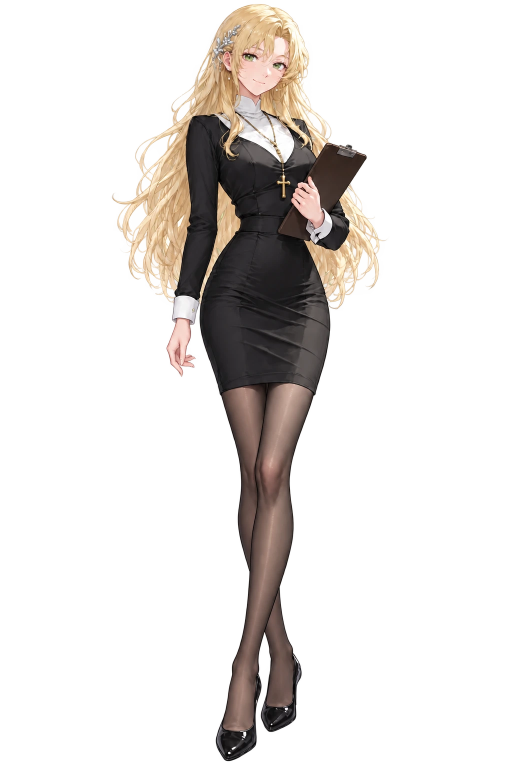
#> input picture resources/si/renna_newhair/renna_si_front.webp, 1024 x 1536 px (shown at 1/2 size)
$ python blink_patch.py ../resources/si/renna_newhair/renna_si_front.webp --out out.png
#> lines starting #> are read from the running program, lines starting #| are printed output that depends on the picture
#!/usr/bin/env python3
"""立繪眨眼補丁（原型）—— 從**原圖自己的睜眼像素**推出「半閉」「全閉」兩格。

不生成任何新像素：上眼瞼那條線（含睫毛）整條剪下來往下搬，蓋過的地方用
上下兩側的膚色逐欄內插填掉。所以線的粗細、顏色、眼尾翹角都是原圖的。

頭髮保護：垂在眼睛前面的髮絲在畫裡本來就在最上層 —— 先挑出來（髮色＋跟眼框外的
頭髮連在一起），填膚色時當成未知區，最後用**原圖**的頭髮蓋回去，所以眨眼時髮絲不會糊。

用法：
  python3 tools/blink_patch.py resources/si/renna_si_front.webp --out <目錄>
    先在 .venv-face 跑 tools/face_parse.py <圖名>（臉部分割），這支會自動讀
    tools/_blink_seg/<圖名>/classes_s1.6.png：眼框自動找、膚色取臉類、模型判成頭髮的
    自動當保留框。沒有分割圖時要手給 --eye（舊作法，--no-seg 可強制走舊作法對照）：
  python3 tools/blink_patch.py resources/si/renna_si_front.webp \
      --eye 480,100,522,126 --eye 540,118,578,144 --out <目錄>

輸出（<目錄>/<圖名>/）：
  half.png / closed.png    補丁（RGBA，只有改到的那一塊；座標在 blink.json）
  blink.json               {"w","h","half":{x,y,w,h,src},"closed":{...}}
  sheet.png                睜／半／閉 三格放大對照（驗收用）
  blink.gif                睜→半→閉→半→睜 的實際節奏（原寸＋放大）
"""
import argparse, json, os
import numpy as np
from PIL import Image, ImageDraw, ImageFilter

HALF_S, CLOSED_S = 0.45, 0.92     # 眼瞼線移到（眼高−睫毛厚）的幾成


def lum(a):
    return 0.299 * a[..., 0] + 0.587 * a[..., 1] + 0.114 * a[..., 2]


# [6 lines left out: function smooth, not called in this run]


# ── 臉部分割（tools/face_parse.py 的輸出）────────────────────────────
# 類別：0 背景 1 頭髮 2 眼睛 3 嘴 4 臉 5 皮膚 6 衣服；255＝裁切框外。
# 模型的解析度大約是原圖 1:1，邊界會差 1~2px，而且**橫過臉的細髮絲常被判成臉** ——
# 所以它只負責「大範圍」：眼框在哪、哪一大片是頭髮；細髮絲照舊由顏色規則補。
SEG_HAIR, SEG_EYE, SEG_FACE = 1, 2, 4


# [5 lines left out: function load_seg, not called in this run]


def _dil(m, r):
    return np.array(Image.fromarray(m.astype(np.uint8) * 255).filter(ImageFilter.MaxFilter(2 * r + 1))) > 0


def _ero(m, r):
    return np.array(Image.fromarray(m.astype(np.uint8) * 255).filter(ImageFilter.MinFilter(2 * r + 1))) > 0


def seg_hair_core(seg):
    """模型判成頭髮、而且離眼睛類至少 2px 的像素（邊界會差 1~2px，貼著睫毛的那一圈不算）。"""
    return _ero(seg == SEG_HAIR, 1) & ~_dil(seg == SEG_EYE, 2)


# [578 lines left out: functions seg_skin, seg_lid_skin, seg_eyes, analyse, kmeans, hair_palette and 5 more, not called in this run]


ARC_KAPPA = 0.08    # 弧的彎度：離鼻樑 D/2 處比鼻樑高 0.02·D（D＝兩轉折點距離）


# [88 lines left out: functions turning_point, face_arc, hsmooth, patch, not called in this run]


def main():
    ap = argparse.ArgumentParser()
    ap.add_argument('src')
    ap.add_argument('--eye', action='append', default=[], help='x0,y0,x1,y1（原圖像素）；不給就由分割自動找')
    ap.add_argument('--seg', default='auto', help='分割類別圖；auto＝tools/_blink_seg/<圖名>/classes_s1.6.png（有就用）')
    ap.add_argument('--no-seg', action='store_true', help='不用分割（舊的純顏色規則，對照用）')
    ap.add_argument('--out', required=True)
    ap.add_argument('--face', help='驗收圖的裁切框 x0,y0,x1,y1（預設：兩眼外擴）')
    ap.add_argument('--no-hair', action='store_true', help='關掉頭髮保護（對照用）')
    ap.add_argument('--keep', action='append', default=[], help='保留框 x0,y0,x1,y1：蓋在眼睛上的髮束（標註）')
    ap.add_argument('--half-from', help='半閉改用這張整張合成圖（tools/_blink_base/<名>_half.png）')
    ap.add_argument('--closed-from', help='全閉改用這張整張合成圖（tools/_blink_base/<名>_closed.png，與原圖同尺寸同 alpha）')
    ap.add_argument('--glasses', action='store_true', help='戴眼鏡：鏡框（灰、低彩度、連到眼框外）一律保留原圖')
    ap.add_argument('--hairmask', action='store_true', help='另存 hairmask.png（頭髮 alpha 疊紅，除錯用）')
    A = ap.parse_args()
    im = Image.open(A.src).convert('RGBA')
#> im is the input picture: PIL image 1024x1536 RGBA; mean R, G, B, A 68.1, 59.1, 52, 51.1
    arr = np.array(im)
    rgb = arr[..., :3]
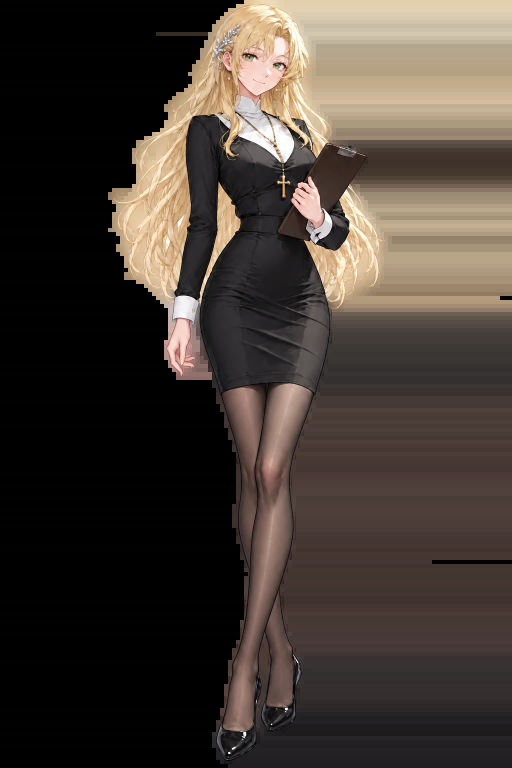
#> rgb: shape (1536, 1024, 3) (shown at 1/2 size); mean R, G, B 68.1, 59.1, 52
    name = os.path.splitext(os.path.basename(A.src))[0]
    seg = hs = None
    if not A.no_seg:
        sp = A.seg
        if sp == 'auto':
            sp = os.path.join(os.path.dirname(os.path.abspath(__file__)), '_blink_seg', name, 'classes_s1.6.png')
            if not os.path.exists(sp):
                sp = None
        if sp:
            seg = load_seg(sp, arr.shape)
            hs = seg_hair_core(seg)
    boxes = [tuple(int(v) for v in e.split(',')) for e in A.eye]
    if not boxes:
        if seg is None:
#> (the run stopped early here; a loop or call above may not have finished)

$ run again, with resources/si/renna_newhair/renna_si_askserious.webp copied over resources/si/renna_newhair/renna_si_front.webp
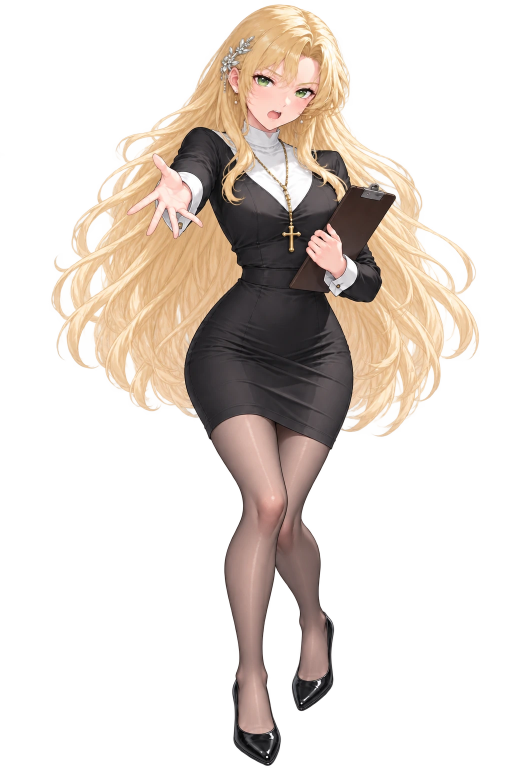
#> input picture resources/si/renna_newhair/renna_si_askserious.webp, 1024 x 1536 px (shown at 1/2 size)
#> in main, im is the input picture: PIL image 1024x1536 RGBA; mean R, G, B, A 104.2, 88.9, 76, 84.9
#> in main, `rgb = arr[..., :3]`:
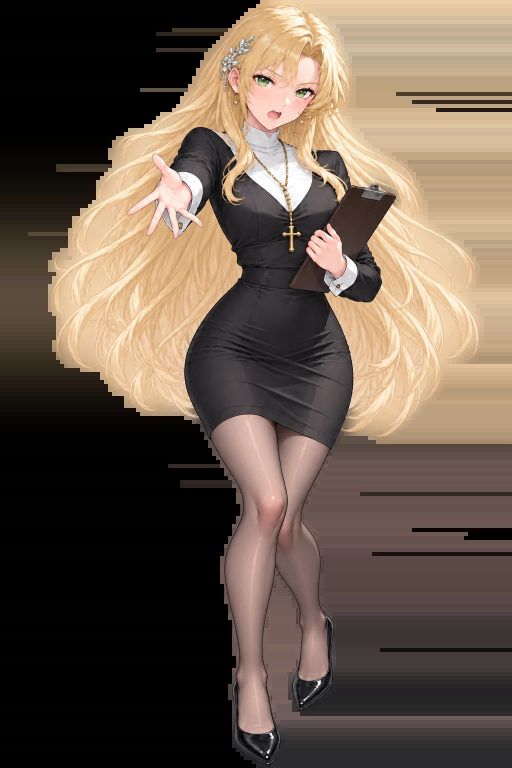
#> rgb: shape (1536, 1024, 3) (shown at 1/2 size); mean R, G, B 104.2, 88.9, 76
